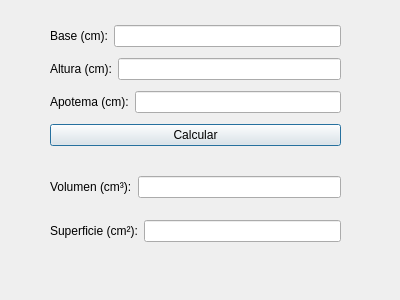
<?xml version="1.0" encoding="UTF-8"?>
<ui version="4.0">
 <class>Dialog</class>
 <widget class="QDialog" name="Dialog">
  <property name="geometry">
   <rect>
    <x>0</x>
    <y>0</y>
    <width>400</width>
    <height>300</height>
   </rect>
  </property>
  <property name="windowTitle">
   <string>Pirámide</string>
  </property>
  <widget class="QWidget" name="verticalLayoutWidget">
   <property name="geometry">
    <rect>
     <x>50</x>
     <y>20</y>
     <width>291</width>
     <height>134</height>
    </rect>
   </property>
   <layout class="QVBoxLayout" name="verticalLayout">
    <item>
     <layout class="QHBoxLayout" name="horizontalLayout">
      <item>
       <widget class="QLabel" name="label">
        <property name="text">
         <string>Base (cm):</string>
        </property>
       </widget>
      </item>
      <item>
       <widget class="QLineEdit" name="base"/>
      </item>
     </layout>
    </item>
    <item>
     <layout class="QHBoxLayout" name="horizontalLayout_2">
      <item>
       <widget class="QLabel" name="label_2">
        <property name="text">
         <string>Altura (cm):</string>
        </property>
       </widget>
      </item>
      <item>
       <widget class="QLineEdit" name="height"/>
      </item>
     </layout>
    </item>
    <item>
     <layout class="QHBoxLayout" name="horizontalLayout_5">
      <item>
       <widget class="QLabel" name="label_4">
        <property name="text">
         <string>Apotema (cm):</string>
        </property>
       </widget>
      </item>
      <item>
       <widget class="QLineEdit" name="apothem"/>
      </item>
     </layout>
    </item>
    <item>
     <widget class="QPushButton" name="compute_button">
      <property name="text">
       <string>Calcular</string>
      </property>
     </widget>
    </item>
   </layout>
  </widget>
  <widget class="QWidget" name="verticalLayoutWidget_2">
   <property name="geometry">
    <rect>
     <x>50</x>
     <y>160</y>
     <width>291</width>
     <height>99</height>
    </rect>
   </property>
   <layout class="QVBoxLayout" name="verticalLayout_2">
    <item>
     <layout class="QHBoxLayout" name="horizontalLayout_3">
      <item>
       <widget class="QLabel" name="label_3">
        <property name="text">
         <string>Volumen (cm³):</string>
        </property>
       </widget>
      </item>
      <item>
       <widget class="QLineEdit" name="volume"/>
      </item>
     </layout>
    </item>
    <item>
     <layout class="QHBoxLayout" name="horizontalLayout_4">
      <item>
       <widget class="QLabel" name="label1">
        <property name="text">
         <string>Superficie (cm²):</string>
        </property>
       </widget>
      </item>
      <item>
       <widget class="QLineEdit" name="surface"/>
      </item>
     </layout>
    </item>
   </layout>
  </widget>
 </widget>
 <resources/>
 <connections/>
</ui>
